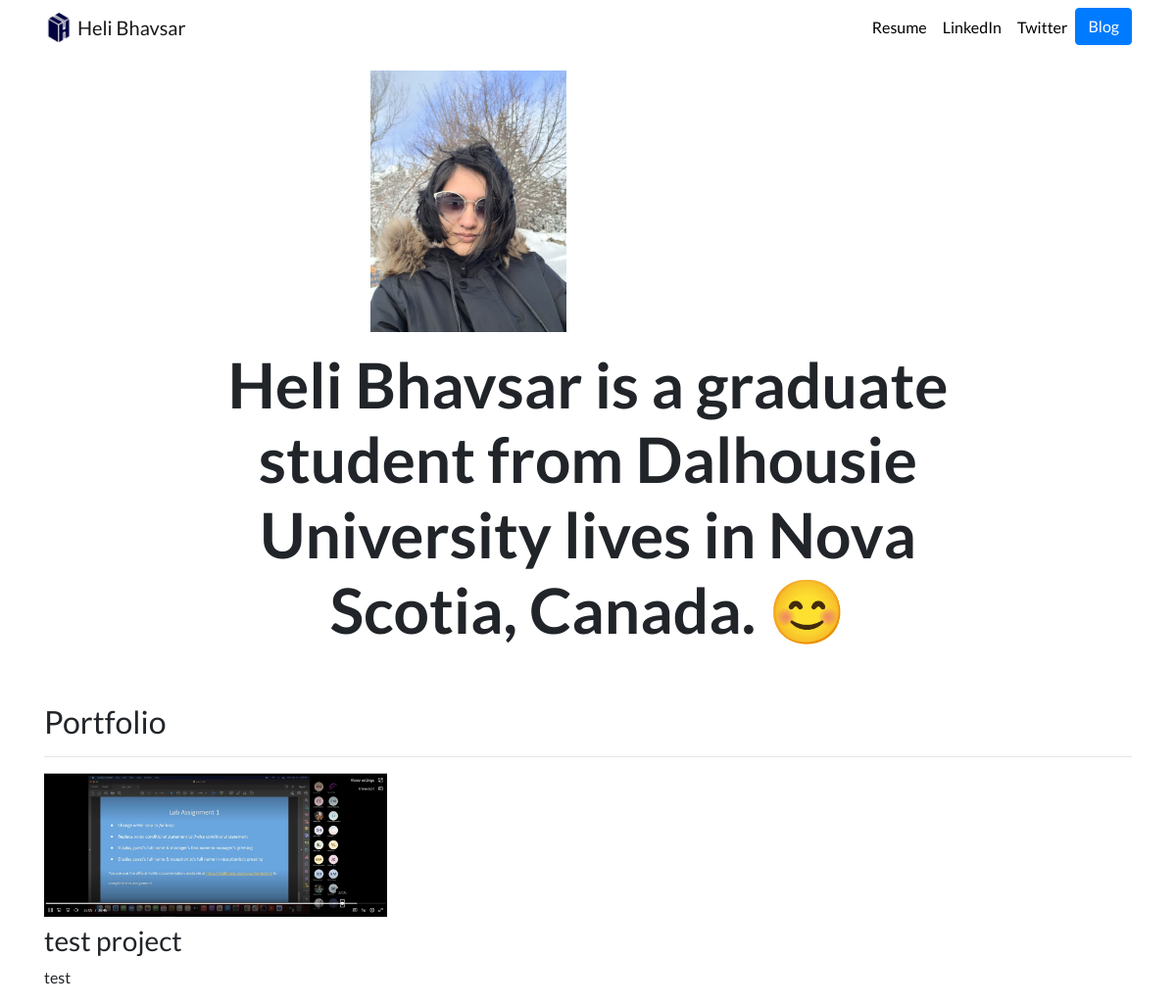
The page / on the database its author committed.
### portfolio/models.py (models this page shows, shortened)
class Project(models.Model):
    title = models.CharField(max_length=100)
    description = models.CharField(max_length=250)
    image = models.ImageField(upload_to='portfolio/images')
    url = models.URLField(blank=True)

### portfolio/views.py (the view)
# urls.py: 2. Add a URL to urlpatterns:  path('', views.home, name='home')
def home(request):
    projects = Project.objects.all()
    return render(request, 'portfolio/home.html', {'projects':projects});

### portfolio/templates/portfolio/home.html
{% extends "portfolio/base.html" %}
{% load static %}
{% block content %}
<div class="row justify-content-center my-3">
  <div class="col-5">
    <img src="{% static 'portfolio/my_image.jpg' %}" class="img-fluid" height="300" width="200">
  </div>
</div>
<div class="row justify-content-center mb-3">
  <div class="col-md-9 text-center">
    <h3 id="hometext" class="font-weight-bold">Heli Bhavsar is a graduate student from Dalhousie University lives in Nova Scotia, Canada. 😊</h3>
  </div>
</div>
<h2 class="mt-5">Portfolio</h2>
<hr>
<div class="row">
  {% for project in projects %}
  <div class="col-lg-4 col-md-6">
    {% if project.url %}
    <a href="{{ project.url }}">
      <img src="{{ project.image.url }}" class="img-fluid mb-2">
    </a>
    {% else %}
    <img src="{{ project.image.url }}" class="img-fluid mb-2">
    {% endif %}
    <h3>{{ project.title }}</h3>
    <p>{{ project.description }}</p>
  </div>
  {% endfor %}
</div>
{% endblock %}

### portfolio/static/portfolio/custom.css (style rules this page uses)
body { font-family: 'Lato', sans-serif; }
@media (min-width: 992px) { #hometext { font-size: 4rem; } }

### rows shown on the page
Project: image (picture), title "test project", description "test"
